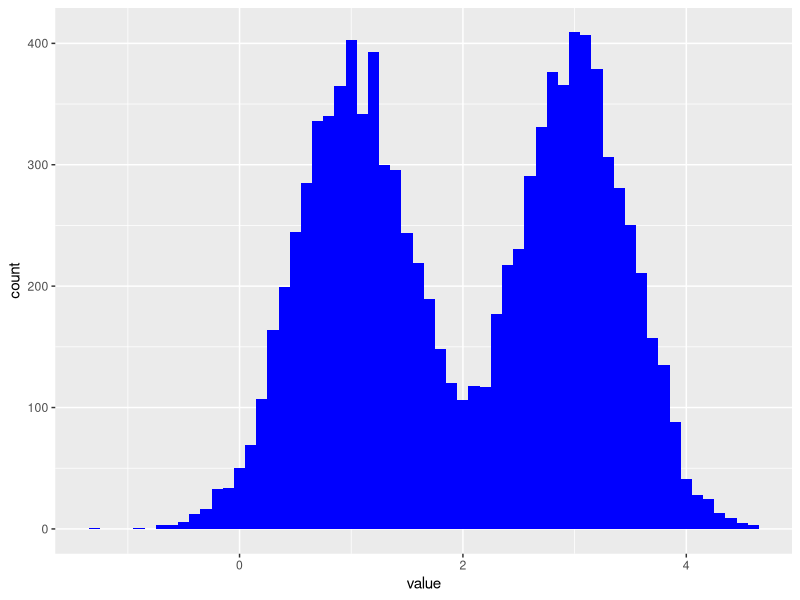

Reproduce this figure in R.
## ---- chunk 1
knitr::opts_chunk$set(echo = TRUE)
## ---- chunk 2
coinflips = (runif(10000) > 0.5)
table(coinflips)

oneFlip = function(fl, mean1 = 1, mean2 = 3, sd1 = 0.5, sd2 = 0.5) {
  if(fl) {
    rnorm(1, mean1, sd1)
  } else {
    rnorm(1, mean2, sd2)
  }
}

fairmix = vapply(coinflips, oneFlip, numeric(1))

library(ggplot2)
library(dplyr)

ggplot(tibble(value = fairmix), aes(x = value)) +
  geom_histogram(fill = "blue", binwidth = 0.1)


